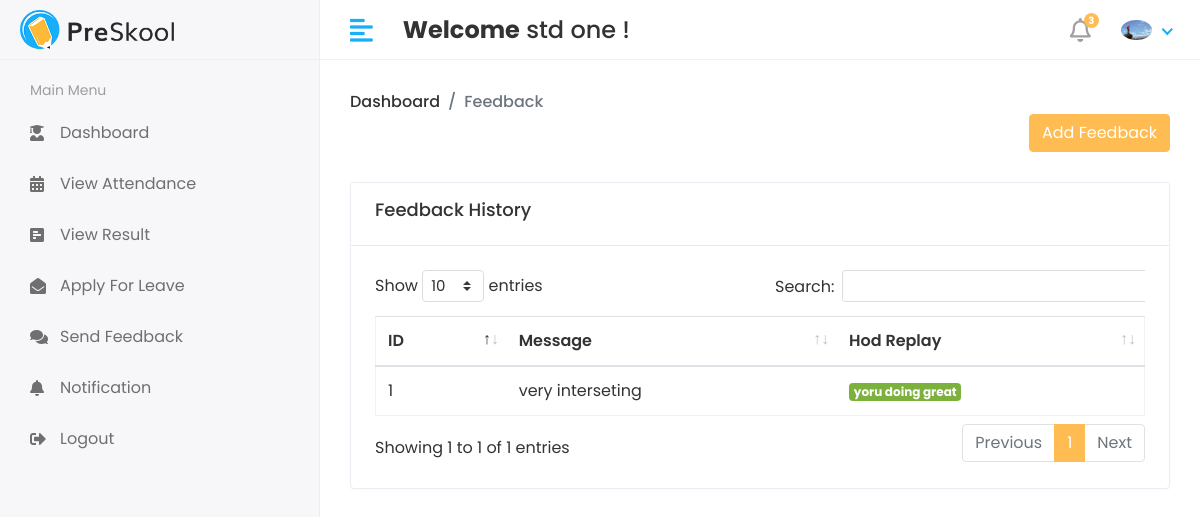
Screenshot of /Student/feedback (signed in) with the database file from the repository.
### app/models.py (models this page shows, shortened)
class CustomUser(AbstractUser):
    USER = (
        (1, 'HOD'),
        (2, 'STAFF'),
        (3, 'STUDENT'),
    )
    user_type = models.CharField(
        choices=USER, max_length=59, default=1)  # type: ignore
    profile_pic = models.ImageField(upload_to='media/profile_pic')

class Student_Feedback(models.Model):
    student_id = models.ForeignKey(Student, on_delete=models.CASCADE)
    feedback = models.TextField()
    feedback_replay = models.TextField()
    created_at = models.DateTimeField(auto_now_add=True)
    updated_at = models.DateTimeField(auto_now=True)

### app/Student_Views.py (the view, shortened to what this page needs)
# urls.py: path('Student/feedback', Student_Views.FEEDBACK, name='student_feedback'),
def FEEDBACK(request):
    student_id = Student.objects.get(admin=request.user.id)
    stu_feedback = Student_Feedback.objects.filter(student_id=student_id)
    context = {
        'stu_feedback': stu_feedback
    }
    return render(request, 'Student/student_feedback.html', context)

### templates/Student/student_feedback.html (shortened to what this page needs)
{% extends 'base.html' %}
{% block content %}
{% load static %}
{% block head %}
<link rel="stylesheet" href="{% static 'assets/plugins/datatables/datatables.min.css' %}">
{% endblock head %}
<div class="page-header">
    <div class="row align-items-center">
        <div class="col">
            <ul class="breadcrumb">
                <li class="breadcrumb-item"><a href="{% url 'Hod_home' %}">Dashboard</a></li>
                <li class="breadcrumb-item active">Feedback</li>
            </ul>
            <button type="button" class="btn btn-primary float-right" data-toggle="modal" data-target="#exampleModal">
                Add Feedback
            </button>
        </div>
    </div>
</div>
<div class="row">
    <div class="col-sm-12">
        <div class="card">
            <div class="card-header">
                <h5 class="card-title mb-2">Feedback History</h5>
            </div>
            <div class="card-body">
                <div class="table-responsive">
                    <table id="table_id" class="table table-stripped">
                        <thead>
                            <tr>
                                <th>ID</th>
                                <th>Message</th>
                                <th>Hod Replay</th>
                            </tr>
                        </thead>
                        <tbody>
                            {% for i in stu_feedback %}
                            <tr>
                                <td>{{ i.id }}</td>
                                <td>{{ i.feedback }}</td>
                                <td>
                                    {% if i.feedback_replay == '' %}
                                    <span class="badge badge-warning">No Replay</span>
                                    {% elif i.feedback_replay != '' %}
                                    <span class="badge badge-success">{{ i.feedback_replay }}</span>
                                    {% endif %}
                                </td>
                            </tr>
                            {% endfor %}
                        </tbody>
                    </table>
                </div>
            </div>
        </div>
        {% endblock content %}

### templates/includes/header.html (shortened to what this page needs)
{% load static %}
<div class="header">
    <div class="header-left">
        <a href="index.html" class="logo">
            <img src=" {% static 'assets/img/logo.png' %}" alt="Logo">
        </a>
    </div>
    <a href="javascript:void(0);" id="toggle_btn">
        <i class="fas fa-align-left"></i>
    </a>
    <div class="top-nav-search mt-3">
        <h4><strong>Welcome</strong>&nbsp;<span>{{ user.first_name }} {{ user.last_name }}</span>&nbsp;!</h4>
    </div>
    <ul class="nav user-menu">
        <li class="nav-item dropdown noti-dropdown">
            <a href="#" class="dropdown-toggle nav-link" data-toggle="dropdown">
                <i class="far fa-bell"></i> <span class="badge badge-pill">3</span>
            </a>
        </li>
        <li class="nav-item dropdown has-arrow">
            <a href="#" class="dropdown-toggle nav-link" data-toggle="dropdown">
                {% if user.profile_pic == '' %}
                <span class="user-img"><img class="rounded-circle" src="{% static 'assets/img/noimage.png' %}"
                        width="31"></span>
                {% else %}
                <span class="user-img"><img class="rounded-circle" src="/{{ user.profile_pic }}" width="31"></span>
                {% endif %}
            </a>
        </li>
    </ul>
</div>

### static/assets/css/style.css (style rules this page uses)
html { height: 100%; }
body { background-color: #fff; color: #333; font-family: 'Poppins', sans-serif; font-size: 1rem; height: 100%; line-height: 1.5; overflow-x: hidden; }
h1, h2, h3, h4, h5, h6 { font-family: 'Poppins', sans-serif; margin-top: 0; }
a { color: #009ce7; }
input, button, a { transition: all 0.4s ease; -moz-transition: all 0.4s ease; -o-transition: all 0.4s ease; -ms-transition: all 0.4s ease; -webkit-transition: all 0.4s ease; }
input, input:focus, button, button:focus { outline: none; }
ul, ol { padding: 0px; list-style: none; }
.table { color: #333; max-width: 100%; margin-bottom: 0; width: 100%; }
.table.dataTable { border-collapse: collapse !important; border: 1px solid rgba(0, 0, 0, 0.05); }
.table thead tr th { font-weight: 600; }
.table tbody tr { border-bottom: 1px solid rgba(0, 0, 0, 0.05); }
.bg-success, .badge-success { background-color: #7bb13c !important; }
.btn-primary { background-color: #FFBC53; border: 1px solid #FFBC53; }
.card { border: 1px solid #ececf5; box-shadow: 0 1px 3px 0 rgba(0, 0, 0, 0.03); margin-bottom: 1.875rem; }
.card-body { padding: 1.5rem; }
.card-header { border-bottom: 1px solid #e6e6e6; padding: 1rem 1.5rem; }
.card .card-header { background-color: #fff; border-bottom: 1px solid #eaeaea; }
.card .card-header .card-title { margin-bottom: 0; font-size: 18px; }
.header { background-color: #fff; border-bottom: 1px solid #f3f3f4; left: 0; position: fixed; right: 0; top: 0; z-index: 1001; height: 60px; }
.header .header-left { float: left; height: 60px; padding: 0 20px; position: relative; width: 320px; z-index: 1; transition: all 0.2s ease-in-out; background-color: #f7f7fa; border-bottom: 1px solid #efefef; border-right: 1px solid #ececf5; display: flex; align-items: center; }
.header .header-left .logo { display: inline-block; line-height: 60px; }
.header .header-left .logo img { max-height: 40px; width: auto; }
.header .dropdown-toggle:after { display: none; }
.header .has-arrow .dropdown-toggle:after { border-top: 0; border-left: 0; border-bottom: 2px solid #18aefa; border-right: 2px solid #18aefa; content: ''; height: 8px; display: inline-block; pointer-events: none; -webkit-transform-origin: 66% 66%; -ms-transform-origin: 66% 66%; transform-origin: 66% 66%; -webkit-transform: rotate(45deg); -ms-transform: rotate(45deg); transform: rotate(45deg); -webkit-transition: all 0.15s ease-in-out; transition: all 0.15s ease-in-out; width: 8px; vertical-align: 0px; }
.user-menu { float: right; margin: 0; position: relative; z-index: 99; padding-right: 15px; }
.user-menu.nav > li > a { color: #a0a0a0; font-size: 14px; line-height: 58px; padding: 0 15px; height: 60px; }
.user-img { margin-right: 3px; position: relative; }
.top-nav-search { float: left; margin-left: 15px; }
.page-header { margin-bottom: 1.875rem; }
.page-header .breadcrumb { background-color: transparent; color: #6c757d; font-size: 1rem; font-weight: 500; margin-bottom: 0; padding: 0; }
.page-header .breadcrumb a { color: #333; }
.user-menu.nav > li > a .badge { background-color: #FFBC53; display: block; font-size: 10px; font-weight: bold; height: 15px; width: 15px; position: absolute; right: 7px; top: 13px; color: #fff; padding: 3px; }
.user-menu.nav > li > a > i { font-size: 1.5rem; line-height: 60px; }
@media (min-width: 992px) { #toggle_btn { align-items: center; color: #18aefa; display: inline-flex; float: left; font-size: 26px; height: 60px; justify-content: center; margin-left: 15px; padding: 0 15px; } }

### rows the page displays
CustomUser: first_name "std", last_name "one", profile_pic (picture)
Student_Feedback: id "1", feedback "very interseting", feedback_replay "yoru doing great"
